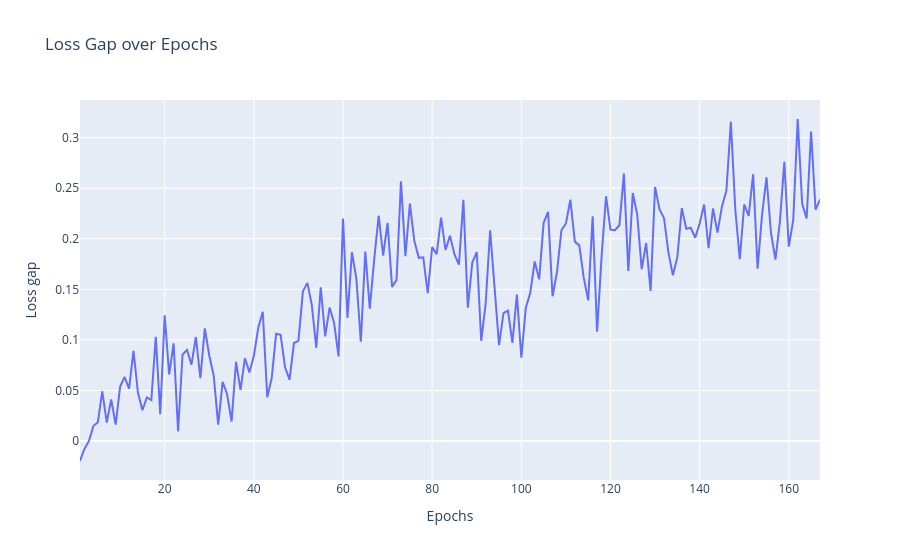

Notebook source saved alongside this figure:
### Code cell
loss_gap = val_loss - train_loss

fig = go.Figure()
fig.add_trace(go.Scatter(x=epochs, y=loss_gap, mode="lines", name="Val Loss - Train Loss"))

fig.update_layout(
    title="Loss Gap over Epochs",
    xaxis_title="Epochs",
    yaxis_title="Loss gap",
    hovermode="x unified"
)

### Figure 1 — Plotly figure (JSON) as saved in the notebook; plotly's stock layout.template omitted (floating-point values rounded to 4 significant figures; data arrays with more than 128 entries replaced by an {"elided": "..."} marker saying what was removed)
{"data": [{"mode": "lines", "name": "Val Loss - Train Loss", "type": "scatter", "x": {"elided": "167 int values"}, "y": {"elided": "167 float values"}}], "layout": {"hovermode": "x unified", "title": {"text": "Loss Gap over Epochs"}, "xaxis": {"title": {"text": "Epochs"}}, "yaxis": {"title": {"text": "Loss gap"}}}}
